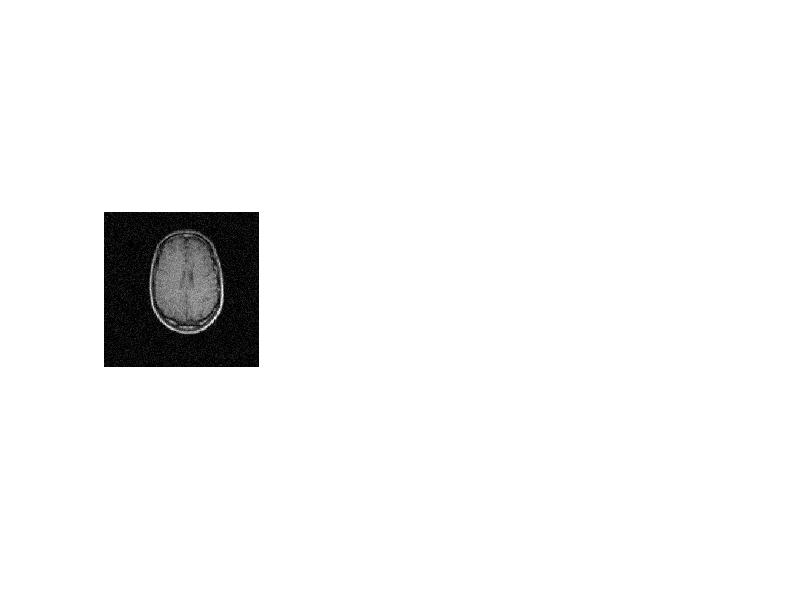

This chart was generated by the following MATLAB code: (Note: this script raises an error after producing the figure.)
close all; clear; clc;
load('TP2_donnees.mat')

demo = 'translate';
I =double(Brain_MRI_1);
epsilon = 0.01;
if( strcmp(demo ,'translate'))
    J = double(Brain_MRI_2);
    dp = 10;
    dq = 10;
    p = 0;
    q = 0;
    figure;
    subplot(1,3,1)
    imshow(I)
    while (dp^2 + dq^2 >= 0.001)
        trans_i = translation(I, -p, -q);
        grad_i = grad_centre(trans_i);
        sum_dp = ((trans_i - J) .* grad_i(:,:,1));
        sum_dq = ((trans_i - J) .* grad_i(:,:,2));
        dSSD_dp = 2 * sum(sum_dp(:));
        dSSD_dq = 2 * sum(sum_dq(:));
        
        dp = -epsilon * dSSD_dp;
        dq = -epsilon * dSSD_dq;
        
        p = p + dp
        q = q + dq
        subplot(1,3,2);
        imshow(trans_i + J,[]);
        subplot(1,3,3);
        imshow(abs(trans_i - J),[]);
        drawnow;
    end 
end
